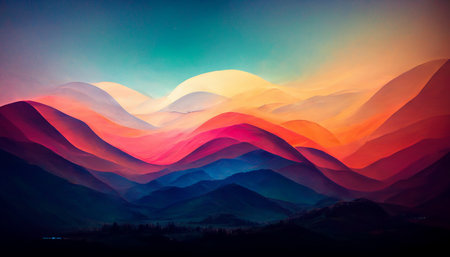
#> input picture Python-1-Array/ex05/landscape.jpg, 450 x 257 px
$ python tester.py
#> lines starting #> are read from the running program, lines starting #| are printed output that depends on the picture
### Python-1-Array/ex05/load_image.py
import numpy as np
from PIL import Image


def ft_load(path: str) -> np.ndarray:
    """
    Loads an image from the given path, validates its format,
    and returns its pixel data as a NumPy array in RGB format.

    Args:
        path (str): The path to the image file.

    Returns:
        np.ndarray: A 3D NumPy array containing the pixel data of the image.

    Raises:
        AssertionError: If the path is not a string,
        the file format is unsupported, or the file cannot be opened.
    """
#> called with path = 'landscape.jpg'

    def parsing(path: str) -> None:
        """Checks if the provided path points to a valid static image file."""

        assert isinstance(path, str), ("path is not a string.")

        VALID_FORMATS = ('.jpg', '.jpeg', '.png', '.bmp', '.tiff')
        assert path.lower().endswith(VALID_FORMATS), (
            "unsupported file format.\n"
            f"Supported format are: {', '.join(VALID_FORMATS)}."
        )

        try:
            with open(path, 'rb'):
                pass
        except FileNotFoundError:
            raise AssertionError(f"File not found at path '{path}'.")
        except IOError:
            raise AssertionError(
                f"Unable to open the file at '{path}."
            )
        except Exception as e:
            print(f"An unexpected error occurred: {e}")

    try:
        parsing(path)
        with Image.open(path) as img:
#> img is the input picture: PIL image 450x257 RGB; mean R, G, B 98.7, 79.1, 89.1
            img = img.convert("RGB")
            pixels = np.array(img)
            print(f"The shape of image is: {pixels.shape}")
#| The shape of image is: (257, 450, 3)
#| The shape of the image is: (257, 450, 3)
#> (printed output is left out)
            return pixels

    except AssertionError as error:
        print(f"{type(error).__name__}: {error}")
        return np.array([])
    except Exception as e:
        print(f"An unexpected error occurred: {e}")

### Python-1-Array/ex05/pimp_image.py
# Subject
"""
Exercice 05: Pimp my image
Turn-in directory : ex05/
Files to turn in : load_image.py, pimp_image.py
Allowed functions : all libs for load, manipulate, display image and table
manipulation

You need to develop 5 functions capable of applying
a variety of color filters to images, while keeping the image shape the same.

Here's how they should be prototyped :
def ft_invert(array) -> array:
#your code here
def ft_red(array) -> array:
#your code here
def ft_green(array) -> array:
#your code here
def ft_blue(array) -> array:
#your code here
def ft_grey(array) -> array:
#your code here

You have some restriction operators for each function:
(you can only use those given, you don't have to use them all)
• invert: =, +, -, *
• red: =, *
• green: =, -
• blue: =
• grey: =, /

Your tester.py:
from load_image import ft_load
from pimp_image import ft_invert
...
array = ft_load("landscape.jpg")
ft_invert(array)
ft_red(array)
ft_green(array)
ft_blue(array)
ft_grey(array)
print(ft_invert.__doc__)

Expected output: (docstrings can be different)
$> python tester.py
The shape of image is: (257, 450, 3)
[[[19 42 83]
[23 42 84]
[28 43 84]
...
[ 0 0 0]
[ 1 1 1]
[ 1 1 1]]]
...
Inverts the color of the image received.
$>

Expected: see the expected_image files in te github repo.
"""

import numpy as np


def ft_invert(array: np.ndarray) -> np.ndarray:
    """
    Inverts the colors of the input image.

    Args:
        array (np.ndarray): The input image array.

    Returns:
        np.ndarray: The inverted image array.
    """

    max_value = 255
    inverted = max_value - array
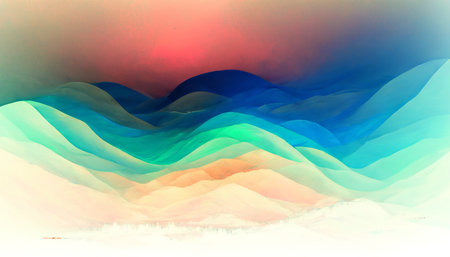
#> inverted: shape (257, 450, 3); mean R, G, B 156.3, 175.9, 165.9
    """
    This last creates a numpy_array,
    same array's (the function's arg) shape,
    where all elements are 255 - current_element.
    Magic, and quite useful and quick (to read and run).
    """

    return inverted


def ft_red(array: np.ndarray) -> np.ndarray:
    """
    Applies a red filter to the input image.

    Args:
        array (np.ndarray): The input image array.

    Returns:
        np.ndarray: The red-filtered image array.
    """

    red_filtered = array.copy()
    red_filtered[:, :, 1] = 0
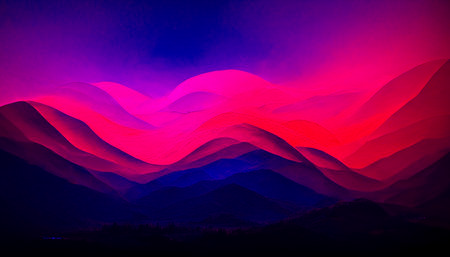
#> red_filtered: shape (257, 450, 3); mean R, G, B 98.7, 0, 89.1
    red_filtered[:, :, 2] = 0
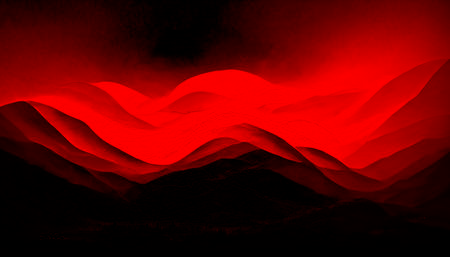
#> red_filtered: shape (257, 450, 3); mean R, G, B 98.7, 0, 0

    return red_filtered


def ft_green(array: np.ndarray) -> np.ndarray:
    """
    Applies a green filter to the input image.

    Args:
        array (np.ndarray): The input image array.

    Returns:
        np.ndarray: The green-filtered image array.
    """

    green_filtered = array.copy()
    green_filtered[:, :, 0] = 0
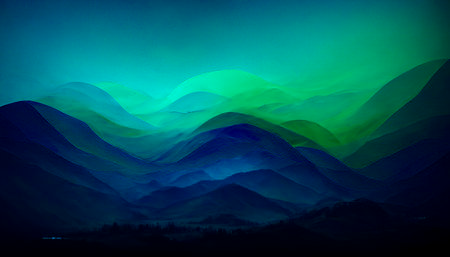
#> green_filtered: shape (257, 450, 3); mean R, G, B 0, 79.1, 89.1
    green_filtered[:, :, 2] = 0
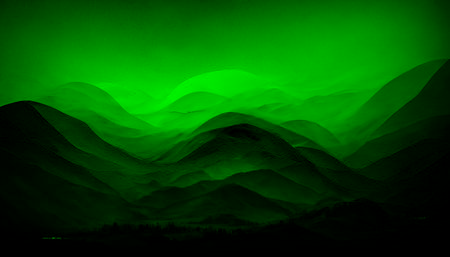
#> green_filtered: shape (257, 450, 3); mean R, G, B 0, 79.1, 0

    return green_filtered


def ft_blue(array: np.ndarray) -> np.ndarray:
    """
    Applies a blue filter to the input image.

    Args:
        array (np.ndarray): The input image array.

    Returns:
        np.ndarray: The blue-filtered image array.
    """

    blue_filtered = array.copy()
    blue_filtered[:, :, 0] = 0
    blue_filtered[:, :, 1] = 0
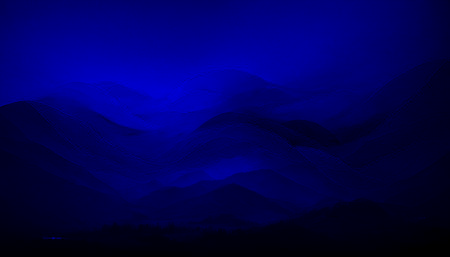
#> blue_filtered: shape (257, 450, 3); mean R, G, B 0, 0, 89.1

    return blue_filtered


def ft_grey(array: np.ndarray) -> np.ndarray:
    """
    Converts an image to grayscale using
    the green channel for all RGB channels. SORCERY !
    Green contributes to 58% of brightness perceived from humain eyes.
    By replicating the green value on the two other channels,
    image appears grayscaled.

    Args:
        array (np.ndarray): The input image array.

    Returns:
        np.ndarray: The grayscale image array.
    """

    height, width, channels = array.shape
#> height = 257; width = 450; channels = 3

    grayscale = np.zeros((height, width, channels), dtype=array.dtype)

    for line in range(height):
        for column in range(width):
            green_value = array[line, column, 1]

            grayscale[line, column] = [green_value, green_value, green_value]
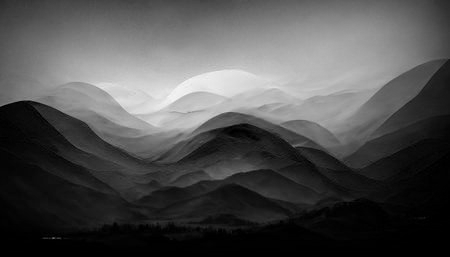
#> grayscale: shape (257, 450, 3); min 0, max 246, mean 79.1

    return grayscale

### Python-1-Array/ex05/tester.py
#!python3
import matplotlib.pyplot as plt
from load_image import ft_load
from pimp_image import ft_invert, ft_red, ft_green, ft_blue, ft_grey


def display_image(image, title) -> None:
    """
    Displays an image with a title.

    Args:
        image (np.ndarray): The image to display.
        title (str): The title of the display window.

    Returns:
        None
    """

    if image.shape[-1] == 1:
        image = image.squeeze()
        cmap = "gray"
    else:
        cmap = None

    plt.imshow(image, cmap=cmap, interpolation="nearest")
    plt.title(title)
    plt.axis("off")
    plt.show()


def tester() -> None:
    """
    Tests all the filter functions and displays the results.
    """

    img_path = "landscape.jpg"
    original = ft_load(img_path)

    print(f"The shape of the image is: {original.shape}")
    print(original)

    filters = {
        "Invert": ft_invert(original),
        "Red": ft_red(original),
        "Green": ft_green(original),
        "Blue": ft_blue(original),
        "Grey": ft_grey(original)
    }

    for name, filtered_image in filters.items():
        print(f"Displaying: {name}")
        display_image(filtered_image, name)
#> this loop made 5 passes
#> name on passes 1 to 5: 'Invert', 'Red', 'Green', 'Blue', 'Grey'
#| Displaying: Invert
#| Displaying: Red
#| Displaying: Green
#| Displaying: Blue
#| Displaying: Grey


if __name__ == "__main__":
    tester()

$ run again, with Python-1-Array/ex05/expected_blue.jpg copied over Python-1-Array/ex05/landscape.jpg
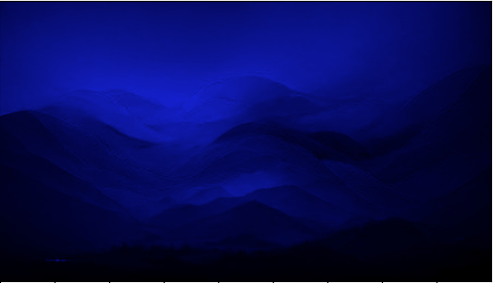
#> input picture Python-1-Array/ex05/expected_blue.jpg, 493 x 283 px
#> in ft_load, img is the input picture: PIL image 493x283 RGBA; mean R, G, B, A 7, 11, 86.3, 255
#> img: PIL image 493x283 RGB
#| The shape of image is: (283, 493, 3)
#| The shape of the image is: (283, 493, 3)
#> (printed output is left out)
#> in ft_green, `green_filtered[:, :, 2] = 0`:
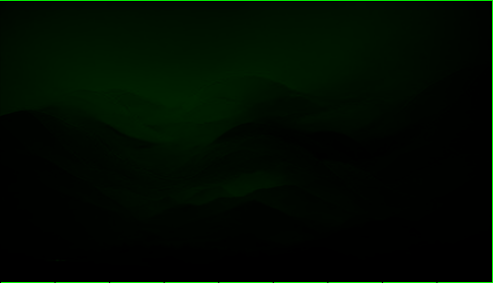
#> green_filtered: shape (283, 493, 3); mean R, G, B 0, 11, 0
#> height = 283; width = 493; channels = 3
#> after the loop in ft_grey, `for line in range(height):`:
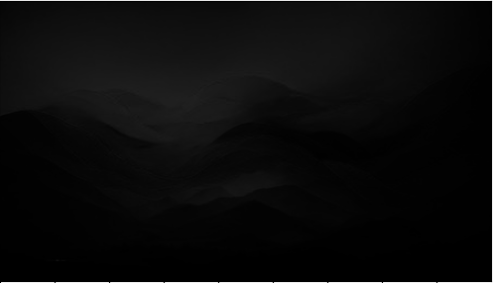
#> grayscale: shape (283, 493, 3); min 0, max 251, mean 11
#> the loop in tester, `for name, filtered_image in filters.items():` made 5 passes
#> name on passes 1 to 5: 'Invert', 'Red', 'Green', 'Blue', 'Grey'
#> (printed output is left out)

$ run again, with Python-1-Array/ex05/expected_green.jpg copied over Python-1-Array/ex05/landscape.jpg
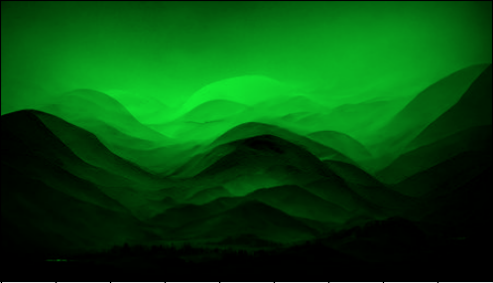
#> input picture Python-1-Array/ex05/expected_green.jpg, 493 x 283 px
#> in ft_load, img is the input picture: PIL image 493x283 RGBA; mean R, G, B, A 4.3, 76.8, 13.2, 255
#> img: PIL image 493x283 RGB
#| The shape of image is: (283, 493, 3)
#| The shape of the image is: (283, 493, 3)
#> (printed output is left out)
#> in ft_green, `green_filtered[:, :, 2] = 0`:
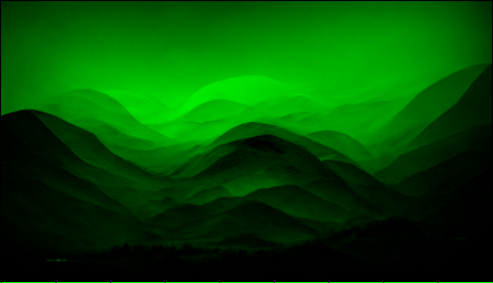
#> green_filtered: shape (283, 493, 3); mean R, G, B 0, 76.8, 0
#> height = 283; width = 493; channels = 3
#> after the loop in ft_grey, `for line in range(height):`:
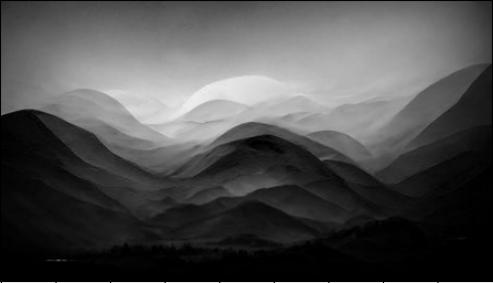
#> grayscale: shape (283, 493, 3); min 0, max 238, mean 76.8
#> the loop in tester, `for name, filtered_image in filters.items():` made 5 passes
#> name on passes 1 to 5: 'Invert', 'Red', 'Green', 'Blue', 'Grey'
#> (printed output is left out)

$ run again, with Python-1-Array/ex05/expected_invert.jpg copied over Python-1-Array/ex05/landscape.jpg
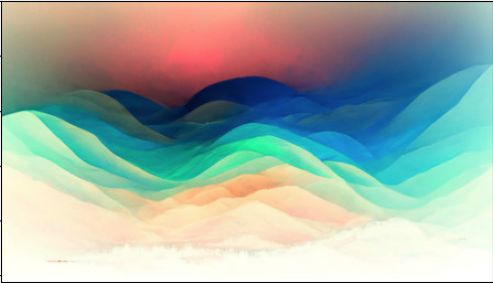
#> input picture Python-1-Array/ex05/expected_invert.jpg, 493 x 283 px
#> in ft_load, img is the input picture: PIL image 493x283 RGBA; mean R, G, B, A 155.8, 173.3, 164.5, 255
#> img: PIL image 493x283 RGB
#| The shape of image is: (283, 493, 3)
#| The shape of the image is: (283, 493, 3)
#> (printed output is left out)
#> height = 283; width = 493; channels = 3
#> after the loop in ft_grey, `for line in range(height):`:
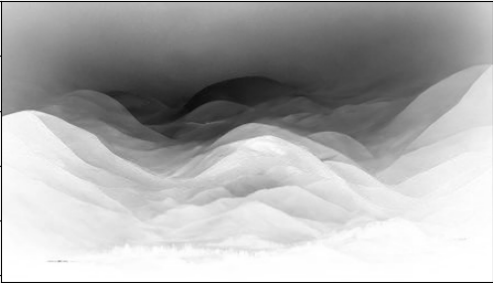
#> grayscale: shape (283, 493, 3); min 0, max 255, mean 173.3
#> the loop in tester, `for name, filtered_image in filters.items():` made 5 passes
#> name on passes 1 to 5: 'Invert', 'Red', 'Green', 'Blue', 'Grey'
#> (printed output is left out)
